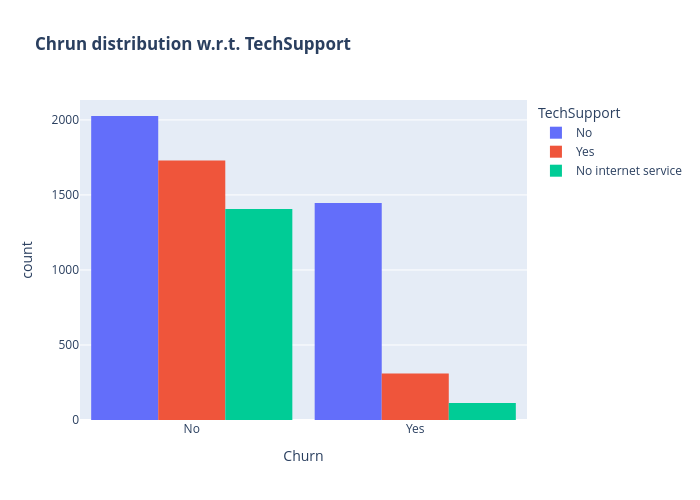

This figure's notebook cell:
### Code cell
fig = px.histogram(data, x="Churn", color="TechSupport",barmode="group",  title="<b>Chrun distribution w.r.t. TechSupport</b>")
fig.update_layout(width=700, height=500, bargap=0.1)
fig.show()

### Figure 1 — Plotly figure (JSON) as saved in the notebook; plotly's stock layout.template omitted (floating-point values rounded to 4 significant figures; data arrays with more than 128 entries replaced by an {"elided": "..."} marker saying what was removed)
{"data": [{"alignmentgroup": "True", "bingroup": "x", "hovertemplate": "TechSupport=No<br>Churn=%{x}<br>count=%{y}<extra></extra>", "legendgroup": "No", "marker": {"color": "#636efa", "pattern": {"shape": ""}}, "name": "No", "offsetgroup": "No", "orientation": "v", "showlegend": true, "type": "histogram", "x": {"elided": "3472 str values"}, "xaxis": "x", "yaxis": "y"}, {"alignmentgroup": "True", "bingroup": "x", "hovertemplate": "TechSupport=Yes<br>Churn=%{x}<br>count=%{y}<extra></extra>", "legendgroup": "Yes", "marker": {"color": "#EF553B", "pattern": {"shape": ""}}, "name": "Yes", "offsetgroup": "Yes", "orientation": "v", "showlegend": true, "type": "histogram", "x": {"elided": "2040 str values"}, "xaxis": "x", "yaxis": "y"}, {"alignmentgroup": "True", "bingroup": "x", "hovertemplate": "TechSupport=No internet service<br>Churn=%{x}<br>count=%{y}<extra></extra>", "legendgroup": "No internet service", "marker": {"color": "#00cc96", "pattern": {"shape": ""}}, "name": "No internet service", "offsetgroup": "No internet service", "orientation": "v", "showlegend": true, "type": "histogram", "x": {"elided": "1520 str values"}, "xaxis": "x", "yaxis": "y"}], "layout": {"bargap": 0.1, "barmode": "group", "height": 500, "legend": {"title": {"text": "TechSupport"}, "tracegroupgap": 0}, "title": {"text": "<b>Chrun distribution w.r.t. TechSupport</b>"}, "width": 700, "xaxis": {"anchor": "y", "autorange": true, "domain": [0, 1], "range": [-0.5, 1.5], "title": {"text": "Churn"}, "type": "category"}, "yaxis": {"anchor": "x", "autorange": true, "domain": [0, 1], "range": [0, 2133.0], "title": {"text": "count"}}}}
